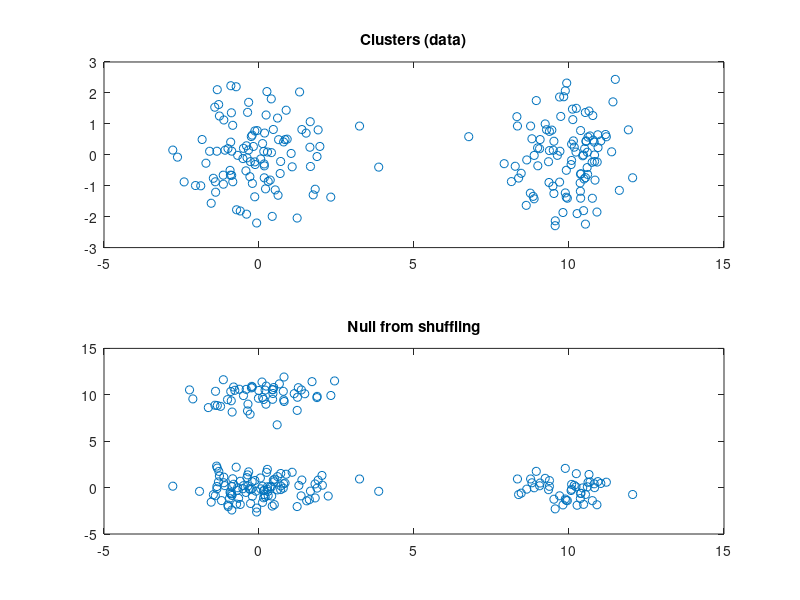

Write MATLAB code to recreate this figure. (Note: this script raises an error after producing the figure.)
%%%%%%%%%%%%%%%%% Modified Version of make_clusters script %%%%%%%%%%%%%%%%

%% Case 1 
% Homoscedastic clusters with equal cardinality and centroids offset only
% along x axis.

C1 = randn(100,2);
C2 = randn(100,2);
C2(:,1) = C2(:,1) + 10; % shift one of the clusters along x axis
shuffle = 'both';

X = [C1; C2];
X_perm = NaN(size(X));
switch shuffle
    case 'columns'
        for i = 1:size(X,2)
            X_perm(:,i) = X(randperm(size(X,1)),i);
        end
    case 'rows'
        for i = 1:size(X,1)
            X_perm(i,:) = X(i,randperm(size(X,2)));
        end
    case 'both' % shuffle columns, then rows
        for i = 1:size(X,2)
            X_perm(:,i) = X(randperm(size(X,1)),i);
        end
        for i = 1:size(X,1)
            X_perm(i,:) = X(i,randperm(size(X,2)));
        end
end

figure
subplot(2,1,1)
plot(X(:,1), X(:,2), 'o')
title('Clusters (data)')

subplot(2,1,2)
plot(X_perm(:,1), X_perm(:,2), 'o')
title('Null from shuffling')

% If a region is sparse along both dimensions, e.g., the center of the
% graph, that region will remain sparse even after shuffling, because in
% order for there to be data points there, there must be x or y coordinates
% in that region that can be "shuffled in," which there are not. Regions of
% density vs sparsity in the shuffled data are determined by the original
% data, and the shuffled data is only random up to those constraints
% determined by the particular structure of the empirical data. One way of
% visualizing this sparseness/density is by unwinding the matrix into a
% single vector and plotting a histogram of its elements to visualize
% density/sparsity of the matrix elements along both dimensions.
figure
histogram(X(:),30);
title('Element density')


%% Case 2
% Homoscedastic clusters with equal cardinality and centroids offset along
% both x and y axis.

C1 = randn(100,2);
C2 = randn(100,2) + 10; % shift cluster 2 wrt cluster 1 along both axes

X = [C1; C2];
X_perm = NaN(size(X));
for i = 1:size(X,2)
    X_perm(:,i) = X(randperm(size(X,1)),i);
end

figure
subplot(2,1,1)
plot(X(:,1), X(:,2), 'o')
title('Clusters (data)')

subplot(2,1,2)
plot(X_perm(:,1), X_perm(:,2), 'o')
title('Null from shuffling')

figure
histogram(X(:),30);
title('Element density')


%% Case 3
% Non-homoscedastic clusters with equal cardinality and centroids offset
% along only x axis.

C1 = randn(100,2);
C2 = randn(100,2)*4;
C2(:,1) = C2(:,1) + 10; % shift one of the clusters along x axis

X = [C1; C2];
X_perm = NaN(size(X));
for i = 1:size(X,2)
    X_perm(:,i) = X(randperm(size(X,1)),i);
end

figure
subplot(2,1,1)
plot(X(:,1), X(:,2), 'o')
title('Clusters (data)')

subplot(2,1,2)
plot(X_perm(:,1), X_perm(:,2), 'o')
title('Null from shuffling')

figure
histogram(X(:),30);
title('Element density')


%% Case 4
% Homoscedastic clusters with equal cardinality and centroids offset only
% along x axis, with gaussian "noise" in between them (essentially a larger
% cluster with centroid at the midpoint of the tighter clusters).

C1 = randn(100,2);
C2 = randn(100,2);
C2(:,1) = C2(:,1) + 10; % shift one of the clusters along x axis
N = randn(100,2)*4;
N(:,1) = N(:,1) + 5;

X = [C1; C2; N];

X_perm = NaN(size(X));
for i = 1:size(X,2)
    X_perm(:,i) = X(randperm(size(X,1)),i);
end

figure
subplot(2,1,1)
plot(X(:,1), X(:,2), 'o')
title('Clusters (data)')

subplot(2,1,2)
plot(X_perm(:,1), X_perm(:,2), 'o')
title('Null from shuffling')

figure
histogram(X(:),30);
title('Element density')


%% Case 5
% Homoscedastic clusters with equal cardinality and centroids offset along
% both x and y axis, with gaussian "noise" in between them (essentially a
% larger cluster with centroid at the midpoint of the tighter clusters).

C1 = randn(100,2);
C2 = randn(100,2) + 10; % shift one of the clusters along x axis
N = randn(100,2)*4 + 5; % noise is in between

X = [C1; C2; N];

X_perm = NaN(size(X));
for i = 1:size(X,2)
    X_perm(:,i) = X(randperm(size(X,1)),i);
end

figure
subplot(2,1,1)
plot(X(:,1), X(:,2), 'o')
title('Clusters (data)')

subplot(2,1,2)
plot(X_perm(:,1), X_perm(:,2), 'o')
title('Null from shuffling')

figure
histogram(X(:),30);
title('Element density')


%% Case 6
% Non-homoscedastic clusters with unequal cardinality and centroids offset
% along both x and y axis, with gaussian "noise" in between them
% (essentially a larger cluster with centroid at the midpoint of the
% tighter clusters).

C1 = randn(100,2)*2.5;
C2 = randn(70,2) + 10; % shift one of the clusters along x axis
N = randn(100,2)*7 + 7; % noise is in between

X = [C1; C2; N];

X_perm = NaN(size(X));
for i = 1:size(X,2)
    X_perm(:,i) = X(randperm(size(X,1)),i);
end

figure
subplot(2,1,1)
plot(X(:,1), X(:,2), 'o')
title('Clusters (data)')

subplot(2,1,2)
plot(X_perm(:,1), X_perm(:,2), 'o')
title('Null from shuffling')

figure
histogram(X(:),30);
title('Element density')


%% Case 7
% Homoscedastic clusters with equal cardinality and centroids offset along
% both x and y axis, with gaussian "noise" in between them (essentially a
% larger cluster with centroid at the midpoint of the tighter clusters).
% This time we are shuffling rows and not columns.

C1 = randn(100,2);
C2 = randn(100,2) + 10; % shift one of the clusters along x axis
N = randn(100,2)*4 + 5; % noise is in between

X = [C1; C2; N];

X_perm = NaN(size(X));
for i = 1:size(X,1)
    X_perm(i,:) = X(i,randperm(size(X,2)));
end

figure
subplot(2,1,1)
plot(X(:,1), X(:,2), 'o')
title('Clusters (data)')

subplot(2,1,2)
plot(X_perm(:,1), X_perm(:,2), 'o')
title('Null from shuffling')

figure
histogram(X(:),30);
title('Element density')


%% Case 8
% 3 homoscedastic clusters with equal cardinality in 3D space.

C1 = randn(100,3);
C2 = randn(100,3);
C2(:,1) = C2(:,1) + 10; % shift one of the clusters along x axis
C3 = randn(100,3)+ 20;

X = [C1; C2; C3];
X_perm = NaN(size(X));
for i = 1:size(X,2)
    X_perm(:,i) = X(randperm(size(X,1)),i);
end

figure
subplot(2,1,1)
plot3(X(:,1), X(:,2), X(:,3), 'o')
title('Clusters (data)')
grid on

subplot(2,1,2)
plot3(X_perm(:,1), X_perm(:,2), X_perm(:,3), 'o')
title('Null from shuffling')
grid on

figure
histogram(X(:),30);
title('Element density')


%% Case 8a
% Only one cluster in 3D space.

X = repmat([0 10 0], 100, 1);
X = X + randn(size(X))*0.15;

X_perm = NaN(size(X));
for i = 1:size(X,2)
    X_perm(:,i) = X(randperm(size(X,1)),i);
end

figure

subplot(2,1,1)
plot3(X(:,1), X(:,2), X(:,3), 'o')
title('Clusters (data)')
subplot(2,1,1)
grid on

subplot(2,1,2)
plot3(X_perm(:,1), X_perm(:,2), X_perm(:,3), 'o')
title('Null from shuffling')
subplot(2,1,2)
grid on

figure
histogram(X(:),30);
title('Element density')


%% Case 9
% 3 homoscedastic clusters with equal cardinality in 3D space. This time
% shuffling within each row rather than within columns.

C1 = randn(100,3);
C2 = randn(100,3);
C2(:,1) = C2(:,1) + 10; % shift one of the clusters along x axis
C3 = randn(100,3)+ 20;

X = [C1; C2; C3];
X_perm = NaN(size(X));
for i = 1:size(X,1)
    X_perm(i,:) = X(i,randperm(size(X,2)));
end

figure
subplot(2,1,1)
plot3(X(:,1), X(:,2), X(:,3), 'o')
title('Clusters (data)')
grid on

subplot(2,1,2)
plot3(X_perm(:,1), X_perm(:,2), X_perm(:,3), 'o')
title('Null from shuffling')
grid on

figure
histogram(X(:),30);
title('Element density')


%% Case 10

C1 = randn(100,2)*4;
C2 = randn(100,2);
C2(:,1) = C2(:,1)+4;

X = [C1; C2];
X_perm = NaN(size(X));
for i = 1:size(X,2)
    X_perm(:,i) = X(randperm(size(X,1)),i);
end

figure
subplot(2,1,1)
plot(X(:,1), X(:,2), 'o')
title('Clusters (data)')

subplot(2,1,2)
plot(X_perm(:,1), X_perm(:,2), 'o')
title('Null from shuffling')

figure
histogram(X(:),30);
title('Element density')


%% Case 11: one elongated blob in 2D (2 conditions)

clearvars
close all
nNeurons = 200;

% Gaussian noise sphere.
A = [randn(1, nNeurons); randn(1, nNeurons)];

% Strech along second dimension.
A(2,:) = A(2,:)*2;

% Rotate.
X = [ 1/sqrt(2) 1/sqrt(2);
     -1/sqrt(2) 1/sqrt(2)];            
A = X*A;

maxCoord = max(abs(A), [], 'all');

% Shuffle conditions for each neuron
for i = 1:nNeurons
    A_perm(:,i) = A(randperm(2),i);
end


% Plot
figure
subplot(1,2,1)
scatter(A(1,:), A(2,:))
grid on
xlabel('Condition 1')
ylabel('Condition 2')
xlim([-maxCoord*1.15 maxCoord*1.15])
ylim([-maxCoord*1.15 maxCoord*1.15])

subplot(1,2,2)
scatter(A_perm(1,:), A_perm(2,:))
grid on
xlabel('Condition 1')
ylabel('Condition 2')
xlim([-maxCoord*1.15 maxCoord*1.15])
ylim([-maxCoord*1.15 maxCoord*1.15])

% Visualize sparsity/density along both dimensions.
figure
histogram(A(:),30)
title('Element density')

%% Case 12: one elongated blob in 3D (3 conditions)

clearvars
close all
nNeurons = 400;
plotAs = 'points';

% Gaussian noise sphere.
A = [randn(1, nNeurons); randn(1, nNeurons); randn(1, nNeurons)];

% Strech along first dimension.
A(1,:) = A(1,:)*5;

% Rotate.
X = [1/sqrt(2) -1/sqrt(2) -1/sqrt(2);
     1/sqrt(2)  1/sqrt(2) -1/sqrt(2);
     1/sqrt(2)      0      1/sqrt(2)];
A = X*A;

maxCoord = max(A, [], 'all');


% Shuffle conditions for each neuron
for i = 1:nNeurons
    A_perm(:,i) = A(randperm(3),i);
end

switch plotAs
    case 'points'
        subplot(1,2,1)
        scatter3(A(1,:), A(2,:), A(3,:))
        xlabel('Condition 1')
        ylabel('Condition 2')
        zlabel('Condition 3')
        xlim([-maxCoord maxCoord])
        ylim([-maxCoord maxCoord])
        zlim([-maxCoord maxCoord])
        title('Original data')

        subplot(1,2,2)
        scatter3(A_perm(1,:), A_perm(2,:), A_perm(3,:))
        xlabel('Condition 1')
        ylabel('Condition 2')
        zlabel('Condition 3')
        xlim([-maxCoord maxCoord])
        ylim([-maxCoord maxCoord])
        zlim([-maxCoord maxCoord])
        title('Permuted data')
    case 'vectors'
        subplot(1,2,1)
        plot_vectors(A', 3)
        xlabel('Condition 1')
        ylabel('Condition 2')
        zlabel('Condition 3')
        xlim([-maxCoord maxCoord])
        ylim([-maxCoord maxCoord])
        zlim([-maxCoord maxCoord])
        title('Original data')

        subplot(1,2,2)
        plot_vectors(A_perm', 3)
        xlabel('Condition 1')
        ylabel('Condition 2')
        zlabel('Condition 3')
        xlim([-maxCoord maxCoord])
        ylim([-maxCoord maxCoord])
        zlim([-maxCoord maxCoord])
        title('Permuted data')
end

figure
histogram(A(:),30)
title('Element density')

